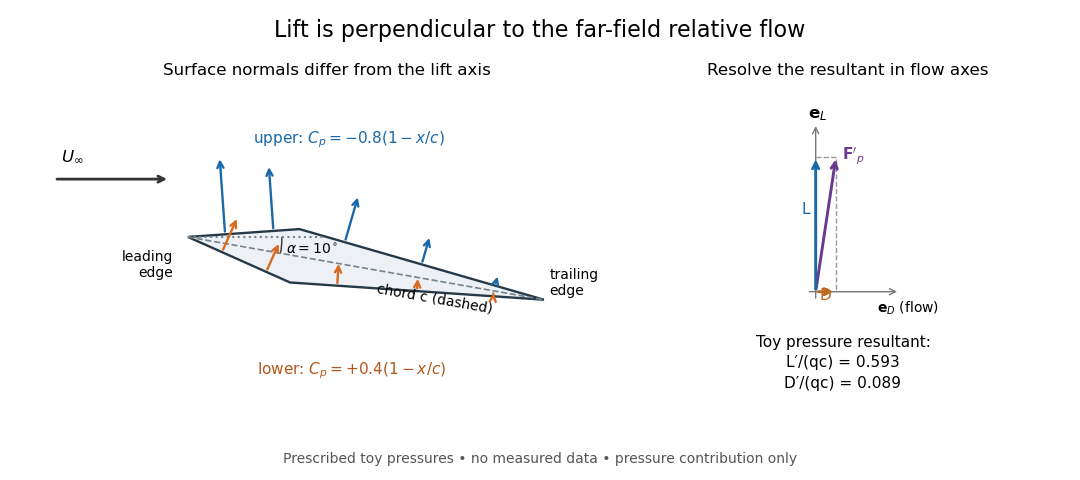

Source code (Python):
"""Original prescribed-pressure toy; not measured data or a solved flow.

Tested with Python 3.14.4, NumPy 2.3.5, Matplotlib 3.10.7.
Run from _media with MPLCONFIGDIR=/tmp/codex-wiki-matplotlib.
Writes only the matching PNG basename to the current directory.
"""

from pathlib import Path

import matplotlib

matplotlib.use("Agg")
import matplotlib.pyplot as plt
from matplotlib.patches import Arc, Polygon
import numpy as np


def rotate(points, alpha):
    """Positive incidence means a raised leading edge for left-to-right flow."""
    matrix = np.array([[np.cos(alpha), np.sin(alpha)],
                       [-np.sin(alpha), np.cos(alpha)]])
    return np.asarray(points) @ matrix.T


def prescribed_force(alpha):
    """Exact panel integration of piecewise linear pressure, in units q*c."""
    # Counterclockwise contour: lower surface first, then upper surface.
    body = np.array([[0., 0.], [.3, -.075], [1., 0.], [.3, .075], [0., 0.]])
    cp = np.array([.4, .28, 0., -.56, -.8])
    steps = np.diff(body, axis=0)
    normals_ds = np.column_stack((steps[:, 1], -steps[:, 0]))
    force = -(normals_ds * ((cp[:-1] + cp[1:]) / 2)[:, None]).sum(axis=0)
    # The leading edge has separate upper/lower limits; its single point has no area.
    return body, rotate(force, alpha)


def main():
    plt.rcParams.update({"font.size": 11, "font.family": "DejaVu Sans"})
    alpha = np.deg2rad(10.)
    body, force = prescribed_force(alpha)
    fig, axes = plt.subplots(1, 2, figsize=(10.8, 4.8), dpi=100,
                             gridspec_kw={"width_ratios": [1.5, 1.]})
    fig.patch.set_facecolor("white")
    ax, right = axes
    ax.add_patch(Polygon(rotate(body[:-1], alpha), facecolor="#edf1f5",
                         edgecolor="#273947", linewidth=1.7))
    chord = rotate([[0, 0], [1, 0]], alpha)
    ax.plot(*chord.T, color="#77838c", linestyle="--", linewidth=1.2)
    ax.plot([0, .38], [0, 0], color="#77838c", linestyle=":")
    ax.add_patch(Arc((0, 0), .52, .52, theta1=-10, theta2=0, color="#333333"))
    ax.text(.27, -.047, r"$\alpha=10^\circ$", fontsize=10)
    ax.text(-.04, -.11, "leading\nedge", ha="right", fontsize=10)
    ax.text(1., -.16, "trailing\nedge", ha="left", fontsize=10)
    ax.text(.52, -.21, "chord c (dashed)", fontsize=10, rotation=-10)
    for upper, color in [(True, "#1969aa"), (False, "#d66b22")]:
        for x in [.1, .23, .43, .65, .86]:
            thickness = .075 * (x / .3 if x <= .3 else (1-x) / .7)
            slope = .25 if x <= .3 else -.075/.7
            y = thickness if upper else -thickness
            if upper:
                normal = np.array([-slope, 1.])
                cp = -.8 * (1-x)
            else:
                normal = np.array([-slope, -1.])
                cp = .4 * (1-x)
            normal /= np.linalg.norm(normal)
            start = rotate([x, y], alpha)
            displacement = rotate(-.30 * cp * normal, alpha)
            ax.annotate("", xy=start+displacement, xytext=start,
                        arrowprops={"arrowstyle": "->", "color": color, "lw": 1.7})
    ax.text(.18, .26, r"upper: $C_p=-0.8(1-x/c)$", color="#1969aa")
    ax.text(.19, -.38, r"lower: $C_p=+0.4(1-x/c)$", color="#b2581b")
    ax.annotate("", xy=(-.05, .16), xytext=(-.37, .16),
                arrowprops={"arrowstyle": "->", "lw": 2, "color": "#333333"})
    ax.text(-.35, .21, r"$U_\infty$", fontsize=12)
    ax.set(xlim=(-.40, 1.17), ylim=(-.46, .39), aspect="equal")
    ax.set_title("Surface normals differ from the lift axis", fontsize=12, pad=15)
    ax.axis("off")
    right.annotate("", xy=(.37, 0), xytext=(-.04, 0),
                   arrowprops={"arrowstyle": "->", "color": "#777777"})
    right.annotate("", xy=(0, .74), xytext=(0, -.04),
                   arrowprops={"arrowstyle": "->", "color": "#777777"})
    right.plot([0, force[0], force[0]], [force[1], force[1], 0],
               linestyle="--", color="#999999", linewidth=1)
    for end, color in [(force, "#6a3990"), ([force[0], 0], "#bb6823"),
                       ([0, force[1]], "#1969aa")]:
        right.annotate("", xy=end, xytext=(0, 0),
                       arrowprops={"arrowstyle": "->", "color": color, "lw": 2.1})
    right.text(.27, -.09, r"$\mathbf{e}_D$ (flow)", fontsize=10)
    right.text(-.035, .76, r"$\mathbf{e}_L$", fontsize=12)
    right.text(-.025, .34, "L", color="#1969aa", ha="right")
    right.text(force[0]/2, -.035, "D", color="#bb6823", ha="center")
    right.text(force[0]+.025, force[1]-.015, r"$\mathbf{F}'_p$", color="#6a3990")
    right.text(.12, -.19,
               f"Toy pressure resultant:\nL′/(qc) = {force[1]:.3f}\nD′/(qc) = {force[0]:.3f}",
               fontsize=11, linespacing=1.45, ha="center", va="top")
    right.set(xlim=(-.14, .42), ylim=(-.49, .86), aspect="equal")
    right.set_title("Resolve the resultant in flow axes", fontsize=12, pad=15)
    right.axis("off")
    fig.suptitle("Lift is perpendicular to the far-field relative flow", fontsize=16, y=.96)
    fig.text(.5, .035, "Prescribed toy pressures • no measured data • pressure contribution only",
             ha="center", color="#555555", fontsize=10)
    fig.subplots_adjust(left=.04, right=.96, top=.80, bottom=.16, wspace=.10)
    fig.savefig(Path(__file__).with_suffix(".png").name, facecolor="white", transparent=False)
    plt.close(fig)


if __name__ == "__main__":
    main()
